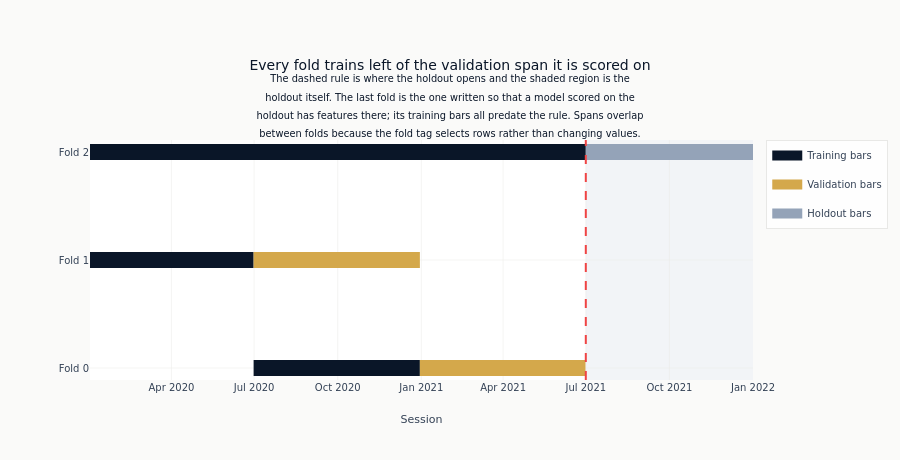

This figure's notebook cell:
### Markdown cell above
**Figure F1** draws the geometry the artifact has to cover. Each fold is a training span and
the validation span that follows it; the top row is the holdout, whose training bars all lie
before the holdout opens so that a model scored on the holdout has features for it without any
of them having been built from it. The point to read off the figure is that no bar of any
training span lies to the right of the rule.

The artifact spans the union of everything drawn here, in one row per bar. The figure is a
picture of what will be asked of it, not of how it is laid out.

### Code cell
spans = [
    (f"Fold {s['fold']}", kind, pd.Timestamp(s[f"{key}_start"]), pd.Timestamp(s[f"{key}_end"]))
    for s in splits
    for kind, key in (("Training bars", "train"), ("Validation bars", "val"))
]
spans += [
    (
        f"Fold {N_FOLDS}",
        "Training bars",
        min(w[0] for w in fold_window.values()),
        HOLDOUT_START,
    ),
    (f"Fold {N_FOLDS}", "Holdout bars", HOLDOUT_START, HOLDOUT_END_EXCLUSIVE),
]
span_colors = {
    "Training bars": COLORS["blue"],
    "Validation bars": COLORS["amber"],
    "Holdout bars": COLORS["recede"],
}

fig = go.Figure()
seen = set()
for row, kind, start, end in spans:
    fig.add_trace(
        go.Scatter(
            x=[start.isoformat(), end.isoformat()],
            y=[row, row],
            mode="lines",
            line={"width": 16, "color": span_colors[kind]},
            name=kind,
            legendgroup=kind,
            showlegend=kind not in seen,
        )
    )
    seen.add(kind)

fig.add_vrect(
    x0=HOLDOUT_START.isoformat(),
    x1=HOLDOUT_END_EXCLUSIVE.isoformat(),
    fillcolor=COLORS["recede"],
    opacity=0.12,
    line_width=0,
    layer="below",
)
fig.add_vline(x=HOLDOUT_START.isoformat(), line_dash="dash", line_color=COLORS["negative"])
fig.update_layout(
    title=(
        "Every fold trains left of the validation span it is scored on"
        "<br><sup>The dashed rule is where the holdout opens and the shaded region is the"
        "<br>holdout itself. The last fold is the one written so that a model scored on the"
        "<br>holdout has features there; its training bars all predate the rule. Spans overlap"
        "<br>between folds because the fold tag selects rows rather than changing values.</sup>"
    ),
    xaxis_title="Session",
    yaxis_title="",
    height=460,
    margin={"l": 90, "t": 140},
)
show_plotly_with_alt(
    fig,
    "Horizontal timeline with one row per fold on a session axis. Every row below the top is a "
    "validation fold: a long dark navy training bar followed by the shorter amber validation bar "
    "it is scored on. Fold 0 is the bottom row and holds the latest of those validation windows, "
    "and each validation row above it holds an earlier one, so their bars overlap. A dashed red "
    "rule marks where the holdout opens and a shaded band to its right is the holdout itself. "
    "The top row is the extra fold written for the holdout and has no validation bar: its "
    "training bar runs from the left edge up to the rule and its light grey holdout bar sits "
    "inside the band, later than every validation window. No training bar of any row crosses "
    "the rule.",
)

### Figure 1 — Plotly figure (JSON) as saved in the notebook; plotly's stock layout.template omitted (floating-point values rounded to 4 significant figures)
{"data": [{"legendgroup": "Training bars", "line": {"color": "#0a1628", "width": 16}, "mode": "lines", "name": "Training bars", "showlegend": true, "type": "scatter", "x": ["2020-06-30T10:48:00", "2020-12-30T09:45:00"], "y": ["Fold 0", "Fold 0"]}, {"legendgroup": "Validation bars", "line": {"color": "#D4A84B", "width": 16}, "mode": "lines", "name": "Validation bars", "showlegend": true, "type": "scatter", "x": ["2020-12-30T10:02:00", "2021-06-30T15:43:00"], "y": ["Fold 0", "Fold 0"]}, {"legendgroup": "Training bars", "line": {"color": "#0a1628", "width": 16}, "mode": "lines", "name": "Training bars", "showlegend": false, "type": "scatter", "x": ["2020-01-02T09:30:00", "2020-06-30T10:31:00"], "y": ["Fold 1", "Fold 1"]}, {"legendgroup": "Validation bars", "line": {"color": "#D4A84B", "width": 16}, "mode": "lines", "name": "Validation bars", "showlegend": false, "type": "scatter", "x": ["2020-06-30T10:48:00", "2020-12-30T10:01:00"], "y": ["Fold 1", "Fold 1"]}, {"legendgroup": "Training bars", "line": {"color": "#0a1628", "width": 16}, "mode": "lines", "name": "Training bars", "showlegend": false, "type": "scatter", "x": ["2020-01-02T09:30:00", "2021-07-01T00:00:00"], "y": ["Fold 2", "Fold 2"]}, {"legendgroup": "Holdout bars", "line": {"color": "#94a3b8", "width": 16}, "mode": "lines", "name": "Holdout bars", "showlegend": true, "type": "scatter", "x": ["2021-07-01T00:00:00", "2022-01-01T00:00:00"], "y": ["Fold 2", "Fold 2"]}], "layout": {"height": 460, "margin": {"l": 90, "t": 140}, "shapes": [{"fillcolor": "#94a3b8", "layer": "below", "line": {"width": 0}, "opacity": 0.12, "type": "rect", "x0": "2021-07-01T00:00:00", "x1": "2022-01-01T00:00:00", "xref": "x", "y0": 0, "y1": 1, "yref": "y domain"}, {"line": {"color": "#ef4444", "dash": "dash"}, "type": "line", "x0": "2021-07-01T00:00:00", "x1": "2021-07-01T00:00:00", "xref": "x", "y0": 0, "y1": 1, "yref": "y domain"}], "title": {"text": "Every fold trains left of the validation span it is scored on<br><sup>The dashed rule is where the holdout opens and the shaded region is the<br>holdout itself. The last fold is the one written so that a model scored on the<br>holdout has features there; its training bars all predate the rule. Spans overlap<br>between folds because the fold tag selects rows rather than changing values.</sup>"}, "xaxis": {"title": {"text": "Session"}}, "yaxis": {"title": {"text": ""}}}}
